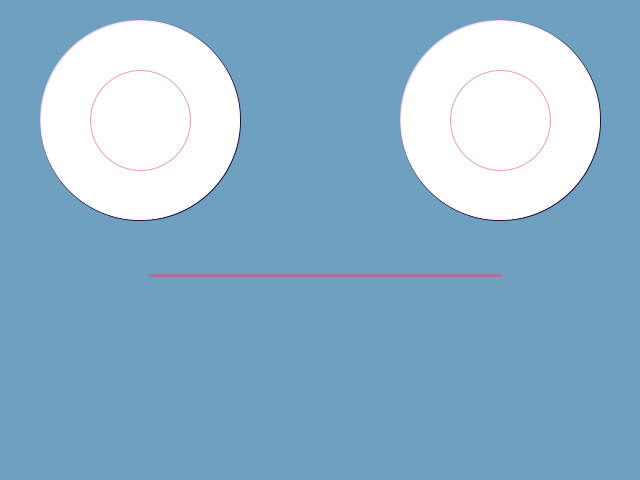
Frame 1 (no input)
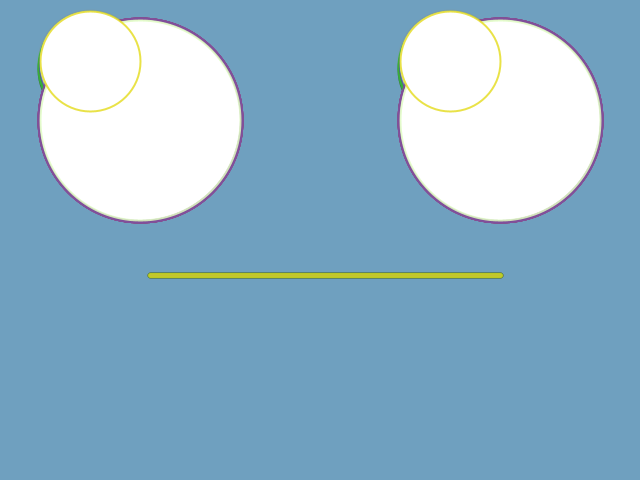
Frame 60 (the mouse pressed at the canvas centre just before this capture)
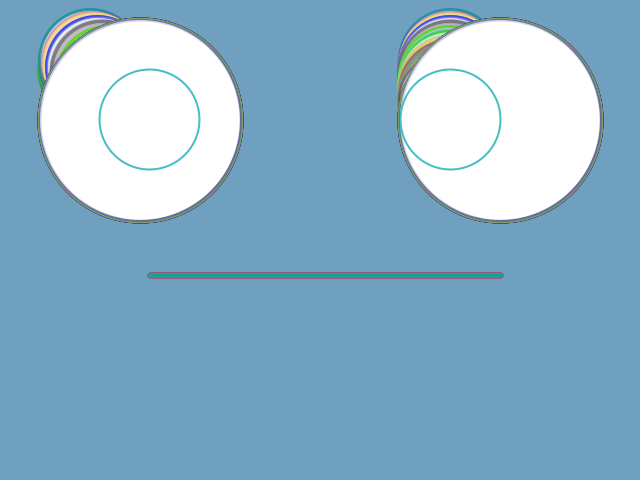
Frame 120 (the mouse held since frame 60 and released just before this capture)

The Processing sketch that drew these frames (run headless with seeded random() and noise(); from frame 60 on, the mouse is pressed at the canvas centre):

// Processing sketch: processing_88729
// ── processing_88729.pde

inflatableEllipse pupilOne;
inflatableEllipse irisOne;

inflatableEllipse pupilTwo;
inflatableEllipse irisTwo;

int margin;
int smileMinSize;
//smile bez pts
int bezX1;
int bezX2;
int bezY1;
int bezY2;
int bezOx;
int bezOy;
int bezEx;
int bezEy;

void setup(){
  size(640,480);
  margin = 10;
  background(111,160,191);
  pupilOne = new inflatableEllipse(140,120,200,200);
  irisOne = new inflatableEllipse(140,120,100,100);
  
  pupilTwo = new inflatableEllipse(500,120,200,200);
  irisTwo = new inflatableEllipse(500,120,100,100);
  
//draw smile
   bezX1=175; // makes mouth swing.
   bezY1=275;
   
   bezX2=475; 
   bezY2=275; //stretches, ut also distorts
   
   bezOx = 150; //left length
   bezOy = 275;
   
   bezEx = 500; //right length
   bezEy = 275;
   
   smileMinSize = 275;
}

void draw(){
  //fill(0);
    stroke( random(255), random(255), random(255), random(255)); 
  pupilOne.checkEllipse();
  pupilOne.drawIE();
 
  pupilTwo.checkEllipse();
  pupilTwo.drawIE();
  

    stroke( random(255), random(255), random(255), random(255)); 
  irisOne.checkEllipse();
  irisOne.drawIE();
  irisOne.moveIris();
   
  irisTwo.checkEllipse();
  irisTwo.drawIE();
  irisTwo.moveIris();

  drawSmile();
}

void drawSmile(){
     strokeWeight(int(random(1,7)));
     bezier(bezOx, bezOy, bezX1, bezY1, bezX2, bezY2, bezEx, bezEy);

}

class inflatableEllipse{
int dX;
int dY;
int dW;
int dH;
int shake;
//adjusted vars for inflation
float aH;
float aW;
int aX;
int aY;
//confines
float maxSize;
boolean unHinged;

  inflatableEllipse(int eX, int eY, int eW, int eH){ 
   dX = eX;
   dY = eY;
   dW = eW;
   dH = eH;
    
   aW = eW;
   aH = eH;
   aX = dX;
   aY = dY;
   shake = 0;
   unHinged = false;
   maxSize = 1.4;
   ellipse(dX,dY,dW,dH);
  }
  
  void drawIE(){
   ellipse(aX,aY,aW,aH); 
  }
  
  void checkEllipse(){
    if(mouseX > dX - aW / 2 && mouseX < dX + aW / 2){
      if(mouseY > dY - aH / 2 && mouseY < dY + aH / 2){
        aW++; aH++;
  //      bezY1+=2; UNCOMMENT to get a nice smile. teehee.
  //      bezY2+=2;
      }
    }
    else{aW--; aH--; bezY1 --; bezY2--;}
    
    
    if(aW < dW){aW = dW;}
    if(aH < dH){aH = dH;}
    if(aW > dW * maxSize){aW = dW * maxSize;}
    if(aH > dH * maxSize){aH = dH * maxSize;}
    if(bezY1 < smileMinSize){bezY1 = smileMinSize;}
    if(bezY2 < smileMinSize){bezY2 = smileMinSize;}
  }
  
  void moveIris(){
    if(mouseX > aX){
      aX++;
    }
    if(mouseX < aX){
      aX--;
    }
    if(mouseY > aY){
      aY++; 
    }
    if(mouseY < aY){
      aY--;
    }
    if(!unHinged){
      if(aX > dX + dW / 2){
        aX = dX + dW /2; 
      }
      if(aX < dX - dW /2){
       aX = dX - dW / 2; 
      }
      
      if(aY > dY + dH / 2){
        aY = dY + dH /2; 
      }
      
      if(aY < dY - dY /2){
       aY = dY - dY / 2; 
      }
    }   
}

void keyPressed(){
  if(key == CODED){
    if(keyCode == DOWN){
      unHinged = true;
      background(155);
    }
  } 
}
}
